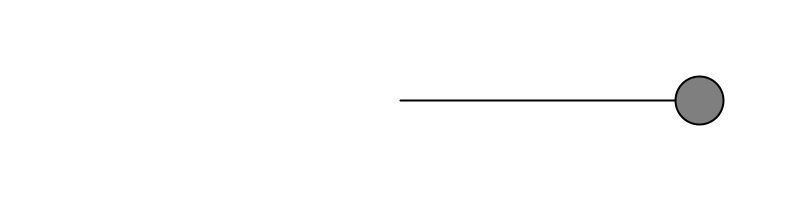
Frame 1 (no input)
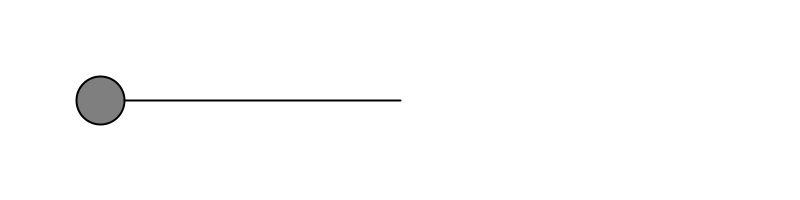
Frame 60 (the mouse pressed at the canvas centre just before this capture)
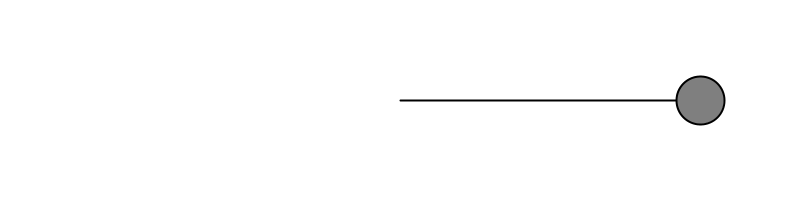
Frame 120 (the mouse held since frame 60 and released just before this capture)

The Processing sketch that drew these frames (run headless with seeded random() and noise(); from frame 60 on, the mouse is pressed at the canvas centre):

// Processing sketch: NOC_3_05_simple_harmonic_motion
// ── NOC_3_05_simple_harmonic_motion.pde
// The Nature of Code
// Daniel Shiffman
// http://natureofcode.com

void setup() {
  size(800,200);
}

void draw() {
  background(255);

  float period = 120;
  float amplitude = 300;
  // Calculating horizontal location according to formula for simple harmonic motion
  float x = amplitude * cos(TWO_PI * frameCount / period);  
  stroke(0);
  strokeWeight(2);
  fill(127);
  translate(width/2,height/2);
  line(0,0,x,0);
  ellipse(x,0,48,48);
}
